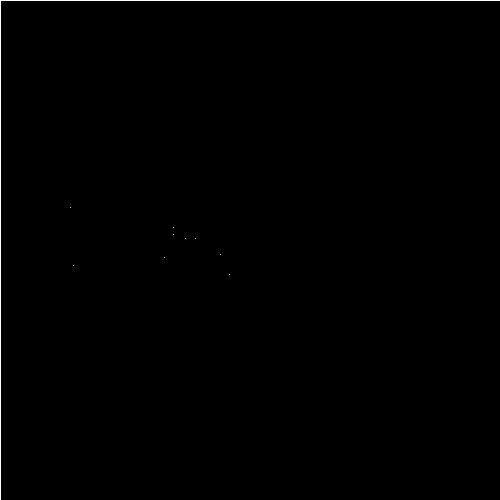
Frame 1 (no input)
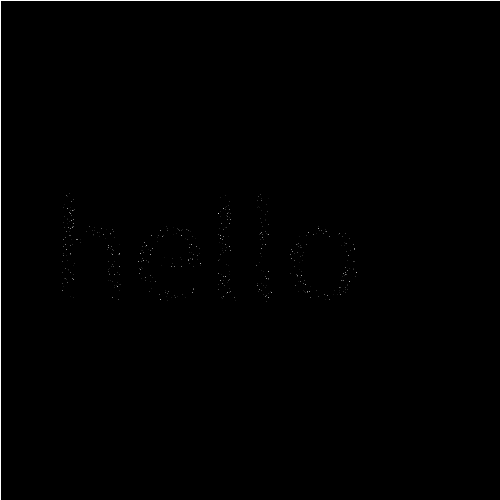
Frame 60 (the mouse pressed at the canvas centre just before this capture)
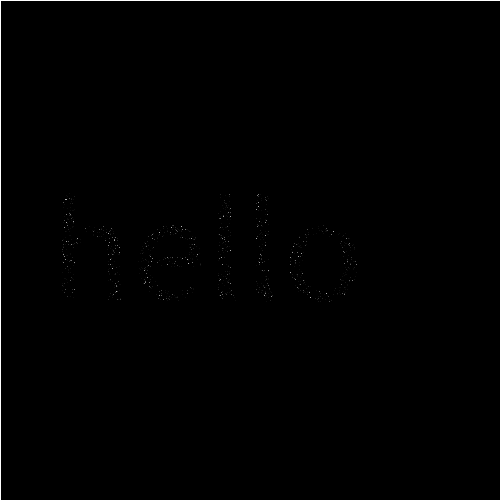
Frame 120 (the mouse held since frame 60 and released just before this capture)

The Processing sketch that drew these frames (run headless with seeded random() and noise(); from frame 60 on, the mouse is pressed at the canvas centre):

// Processing sketch: sparklingText
// ── sparklingText.pde
/*
  Inspired by Jimmy G., who asked
  
  << Just wondering if you have ever discussed "point scattering" within a certain shape?
   I used another tool called NodeBox before, with NodeBox, point Scattering and instance 
   copying is very easy as simply using a node.
   Do you think recreating from scratch in Processing would be easy? >>

  The idea is to have some invisible shapes, 
  then fill those shapes with other objects
  (blinking points in this example).
*/

PGraphics pg;

void setup() {
  size(500, 500);
  background(0);
  stroke(255);

  pg = createGraphics(500, 500);
  drawReferenceCanvas();
}
void draw() {
  // Fade the background to black
  fill(0, 10);
  rect(0, 0, width, height);
  
  // Try drawing some random points
  for(int i=0; i<200; i++) {
    // Choose a random point on the screen
    int x = int(random(width));
    int y = int(random(height));
    
    if(iShouldDrawPoint(x, y)) {
      point(x, y);
    }
  }  
}

// Draw whatever you want in this PGraphics object
void drawReferenceCanvas() {  
  pg.beginDraw();
  pg.fill(255);
  pg.textSize(150);
  pg.text("hello", 50, 300);
  // Here I could draw other shapes
  // ...
  pg.endDraw();
  pg.loadPixels();
}
boolean iShouldDrawPoint(int x, int y) {
  // Check if there is something at 
  // the reference canvas at point x, y
  return pg.pixels[x+y*pg.width] != 0;
  // I could use pg.get(x, y) != 0 
  // which is easier to understand, 
  // but much slower, specially in JavaScript.
}
